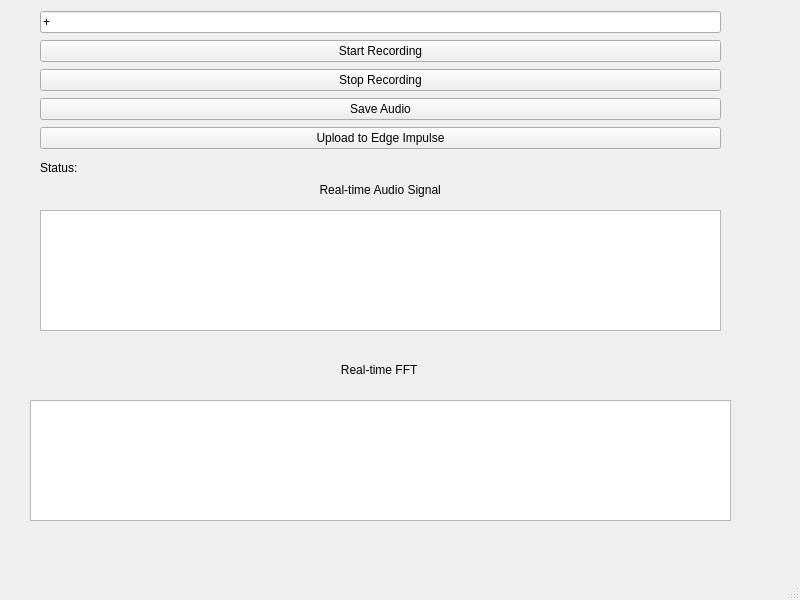
<?xml version="1.0" encoding="UTF-8"?>
<ui version="4.0">
 <class>MainWindow</class>
 <widget class="QMainWindow" name="MainWindow">
  <property name="geometry">
   <rect>
    <x>0</x>
    <y>0</y>
    <width>800</width>
    <height>600</height>
   </rect>
  </property>
  <property name="windowTitle">
   <string>MainWindow</string>
  </property>
  <widget class="QWidget" name="centralwidget">
   <widget class="QWidget" name="verticalLayoutWidget">
    <property name="geometry">
     <rect>
      <x>40</x>
      <y>10</y>
      <width>681</width>
      <height>143</height>
     </rect>
    </property>
    <layout class="QVBoxLayout" name="verticalLayout">
     <item>
      <widget class="QLineEdit" name="lineEdit">
       <property name="text">
        <string>+</string>
       </property>
      </widget>
     </item>
     <item>
      <widget class="QPushButton" name="pushButton">
       <property name="text">
        <string>Start Recording</string>
       </property>
      </widget>
     </item>
     <item>
      <widget class="QPushButton" name="pushButton_4">
       <property name="text">
        <string>Stop Recording</string>
       </property>
      </widget>
     </item>
     <item>
      <widget class="QPushButton" name="pushButton_3">
       <property name="text">
        <string>Save Audio</string>
       </property>
      </widget>
     </item>
     <item>
      <widget class="QPushButton" name="pushButton_2">
       <property name="text">
        <string>Upload to Edge Impulse</string>
       </property>
      </widget>
     </item>
    </layout>
   </widget>
   <widget class="QLabel" name="label">
    <property name="geometry">
     <rect>
      <x>40</x>
      <y>160</y>
      <width>51</width>
      <height>16</height>
     </rect>
    </property>
    <property name="text">
     <string>Status:</string>
    </property>
   </widget>
   <widget class="QLabel" name="label_2">
    <property name="geometry">
     <rect>
      <x>40</x>
      <y>180</y>
      <width>681</width>
      <height>20</height>
     </rect>
    </property>
    <property name="text">
     <string>                                                                                    Real-time Audio Signal</string>
    </property>
   </widget>
   <widget class="QGraphicsView" name="graphicsView">
    <property name="geometry">
     <rect>
      <x>40</x>
      <y>210</y>
      <width>681</width>
      <height>121</height>
     </rect>
    </property>
   </widget>
   <widget class="QGraphicsView" name="graphicsView_2">
    <property name="geometry">
     <rect>
      <x>30</x>
      <y>400</y>
      <width>701</width>
      <height>121</height>
     </rect>
    </property>
   </widget>
   <widget class="QLabel" name="label_3">
    <property name="geometry">
     <rect>
      <x>38</x>
      <y>360</y>
      <width>691</width>
      <height>20</height>
     </rect>
    </property>
    <property name="text">
     <string>                                                                                           Real-time FFT</string>
    </property>
   </widget>
  </widget>
  <widget class="QMenuBar" name="menubar">
   <property name="geometry">
    <rect>
     <x>0</x>
     <y>0</y>
     <width>800</width>
     <height>33</height>
    </rect>
   </property>
  </widget>
  <widget class="QStatusBar" name="statusbar"/>
 </widget>
 <resources/>
 <connections/>
</ui>
